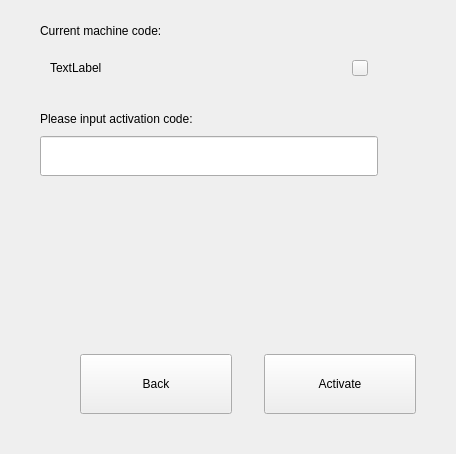
        <widget class="QWidget" name="Pg_manual_act">
         <layout class="QVBoxLayout" name="verticalLayout_12">
          <property name="spacing">
           <number>24</number>
          </property>
          <property name="leftMargin">
           <number>40</number>
          </property>
          <property name="topMargin">
           <number>24</number>
          </property>
          <property name="rightMargin">
           <number>40</number>
          </property>
          <property name="bottomMargin">
           <number>40</number>
          </property>
          <item>
           <layout class="QVBoxLayout" name="verticalLayout_4">
            <property name="spacing">
             <number>10</number>
            </property>
            <item>
             <widget class="QLabel" name="label_mc_code_manual">
              <property name="text">
               <string>Current machine code:</string>
              </property>
             </widget>
            </item>
            <item>
             <widget class="QWidget" name="widget_manual" native="true">
              <property name="minimumSize">
               <size>
                <width>338</width>
                <height>40</height>
               </size>
              </property>
              <property name="maximumSize">
               <size>
                <width>338</width>
                <height>40</height>
               </size>
              </property>
              <layout class="QHBoxLayout" name="horizontalLayout_7">
               <property name="spacing">
                <number>0</number>
               </property>
               <property name="leftMargin">
                <number>10</number>
               </property>
               <property name="topMargin">
                <number>0</number>
               </property>
               <property name="rightMargin">
                <number>10</number>
               </property>
               <property name="bottomMargin">
                <number>0</number>
               </property>
               <item>
                <widget class="QLabel" name="label_mc_manual">
                 <property name="text">
                  <string>TextLabel</string>
                 </property>
                </widget>
               </item>
               <item>
                <spacer name="horizontalSpacer_11">
                 <property name="orientation">
                  <enum>Qt::Horizontal</enum>
                 </property>
                 <property name="sizeHint" stdset="0">
                  <size>
                   <width>40</width>
                   <height>20</height>
                  </size>
                 </property>
                </spacer>
               </item>
               <item>
                <widget class="QPushButton" name="btn_qrcode_manual">
                 <property name="minimumSize">
                  <size>
                   <width>16</width>
                   <height>16</height>
                  </size>
                 </property>
                 <property name="maximumSize">
                  <size>
                   <width>16</width>
                   <height>16</height>
                  </size>
                 </property>
                 <property name="styleSheet">
                  <string notr="true">border-image:url(:/images/qrcode.svg)</string>
                 </property>
                 <property name="text">
                  <string/>
                 </property>
                </widget>
               </item>
              </layout>
             </widget>
            </item>
           </layout>
          </item>
          <item>
           <layout class="QVBoxLayout" name="verticalLayout_18">
            <property name="spacing">
             <number>10</number>
            </property>
            <item>
             <widget class="QLabel" name="label_input_lc">
              <property name="text">
               <string>Please input activation code:</string>
              </property>
             </widget>
            </item>
            <item>
             <widget class="QLineEdit" name="lineEdit_lc">
              <property name="enabled">
               <bool>true</bool>
              </property>
              <property name="minimumSize">
               <size>
                <width>338</width>
                <height>40</height>
               </size>
              </property>
              <property name="maximumSize">
               <size>
                <width>338</width>
                <height>40</height>
               </size>
              </property>
              <property name="text">
               <string/>
              </property>
             </widget>
            </item>
           </layout>
          </item>
          <item>
           <spacer name="verticalSpacer_2">
            <property name="orientation">
             <enum>Qt::Vertical</enum>
            </property>
            <property name="sizeHint" stdset="0">
             <size>
              <width>20</width>
              <height>154</height>
             </size>
            </property>
           </spacer>
          </item>
          <item>
           <layout class="QHBoxLayout" name="horizontalLayout_4">
            <property name="spacing">
             <number>32</number>
            </property>
            <property name="rightMargin">
             <number>0</number>
            </property>
            <property name="bottomMargin">
             <number>0</number>
            </property>
            <item>
             <spacer name="horizontalSpacer_2">
              <property name="orientation">
               <enum>Qt::Horizontal</enum>
              </property>
              <property name="sizeHint" stdset="0">
               <size>
                <width>40</width>
                <height>20</height>
               </size>
              </property>
             </spacer>
            </item>
            <item>
             <widget class="QPushButton" name="btn_back_manual">
              <property name="sizePolicy">
               <sizepolicy hsizetype="Fixed" vsizetype="Fixed">
                <horstretch>0</horstretch>
                <verstretch>0</verstretch>
               </sizepolicy>
              </property>
              <property name="minimumSize">
               <size>
                <width>152</width>
                <height>60</height>
               </size>
              </property>
              <property name="text">
               <string>Back</string>
              </property>
             </widget>
            </item>
            <item>
             <widget class="QPushButton" name="btn_active_manual">
              <property name="sizePolicy">
               <sizepolicy hsizetype="Fixed" vsizetype="Fixed">
                <horstretch>0</horstretch>
                <verstretch>0</verstretch>
               </sizepolicy>
              </property>
              <property name="minimumSize">
               <size>
                <width>152</width>
                <height>60</height>
               </size>
              </property>
              <property name="text">
               <string>Activate</string>
              </property>
             </widget>
            </item>
           </layout>
          </item>
         </layout>
        </widget>
